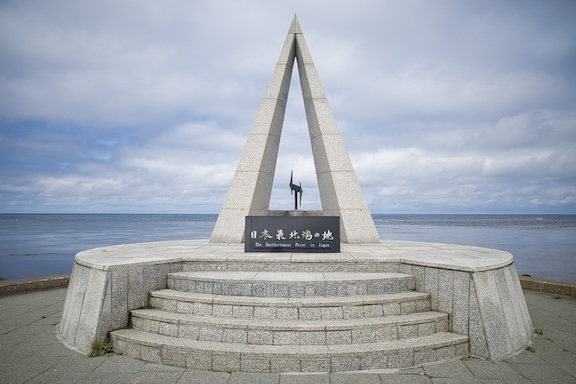
#> input picture soya.jpeg, 576 x 384 px
$ jupyter execute ans6.ipynb
#> lines starting #> are read from the running program, lines starting #| are printed output that depends on the picture
### 演習1
- iTossにあるsoya.jpegに対して，ルックアップテーブルを作成し，以下の画像変換を行いなさい（グレースケール画像で読み込んで変換を行うこと）
1. ネガポジ変換

[cell 1]
import numpy as np
import cv2
import matplotlib.pyplot as plt

# 画像読み込み
image = cv2.imread('soya.jpeg')
#> image is the input picture: shape (384, 576, 3); mean B, G, R 175.6, 165.4, 158.7
image = cv2.cvtColor(image, cv2.COLOR_BGR2GRAY) # BGR → グレー
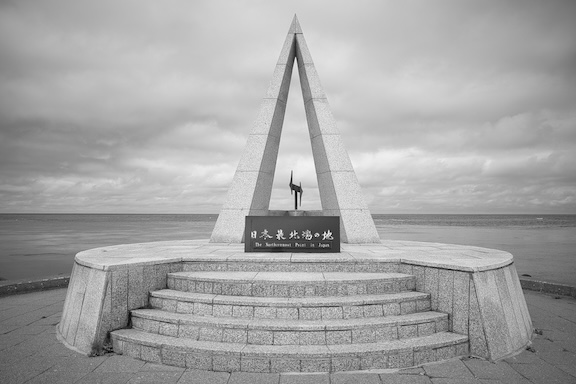
#> image: shape (384, 576); min 0, max 251, mean 164.6

# ルックアップテーブルを作成する
# ネガポジ変換
before_pixel_value = np.arange(256) # 変換前
after_pixel_value = 255 - before_pixel_value # 変換後
after_pixel_value = after_pixel_value.astype(np.uint8)

# 画像変換を行う
after_image = cv2.LUT(image, after_pixel_value)
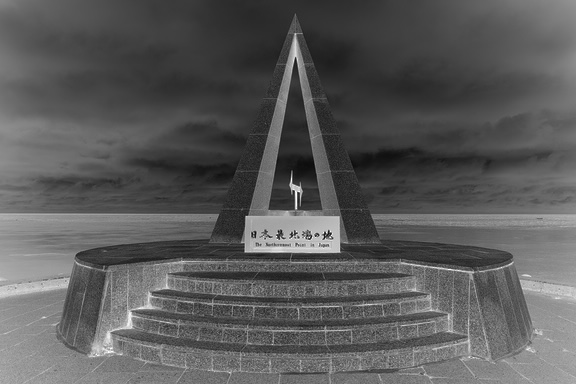
#> after_image: shape (384, 576); min 4, max 255, mean 90.4

# 画像表示
plt.imshow(after_image)
plt.gray()
plt.show()

2. ガンマ変換（γ = 1.5）

[cell 2]
import numpy as np
import cv2
import matplotlib.pyplot as plt

# 画像読み込み
image = cv2.imread('soya.jpeg')
image = cv2.cvtColor(image, cv2.COLOR_BGR2GRAY) # BGR → グレー

# ルックアップテーブルを作成する
gamma = 1.5
before_pixel_value = np.arange(256)
after_pixel_value = 255 * (before_pixel_value / 255) ** (1 / gamma)
after_pixel_value = after_pixel_value.astype(np.uint8)

# 画像変換を行う
after_image = cv2.LUT(image, after_pixel_value)
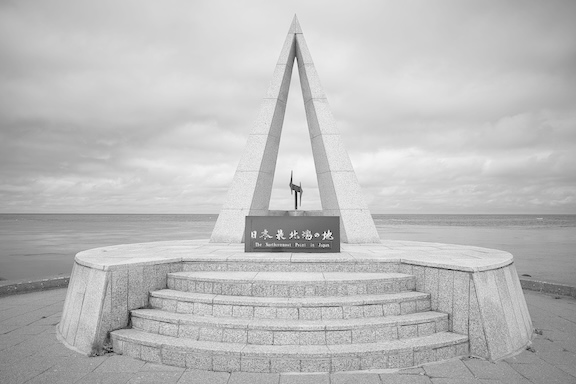
#> after_image: shape (384, 576); min 0, max 252, mean 188.8

# 画像表示
plt.imshow(after_image)
plt.gray()
plt.show()

3. ガンマ変換（γ = 0.3）

[cell 3]
import numpy as np
import cv2
import matplotlib.pyplot as plt

# 画像読み込み
image = cv2.imread('soya.jpeg')
image = cv2.cvtColor(image, cv2.COLOR_BGR2GRAY) # BGR → グレー

# ルックアップテーブルを作成する
gamma = 0.3
before_pixel_value = np.arange(256)
after_pixel_value = 255 * (before_pixel_value / 255) ** (1 / gamma)
after_pixel_value = after_pixel_value.astype(np.uint8)

# 画像変換を行う
after_image = cv2.LUT(image, after_pixel_value)
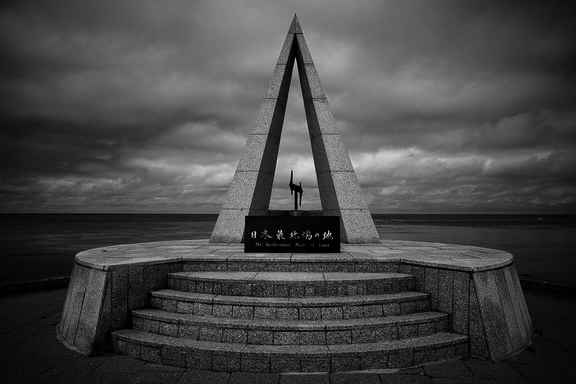
#> after_image: shape (384, 576); min 0, max 241, mean 69.7

# 画像表示
plt.imshow(after_image)
plt.gray()
plt.show()

4. 折れ線型トーンカーブ (a = 65, b = 190)

[cell 4]
import numpy as np
import cv2
import matplotlib.pyplot as plt

# 画像読み込み
image = cv2.imread('soya.jpeg')
image = cv2.cvtColor(image, cv2.COLOR_BGR2GRAY) # BGR → グレー

# ルックアップテーブルを作成する
a = 65
b = 190
before_pixel_value = np.arange(256)
after_pixel_value = 255 * (before_pixel_value - a) / (b - a)
after_pixel_value = np.clip(after_pixel_value, 0, 255)
after_pixel_value = after_pixel_value.astype(np.uint8)

# 画像変換を行う
after_image = cv2.LUT(image, after_pixel_value)
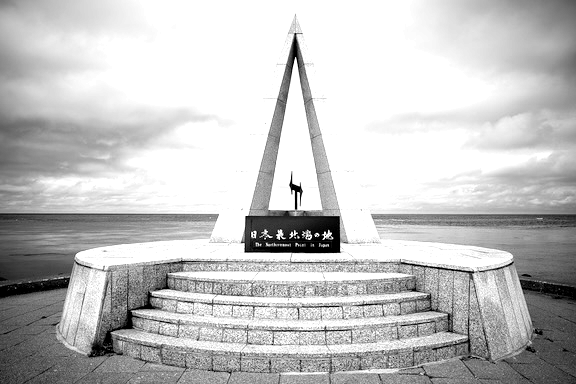
#> after_image: shape (384, 576); min 0, max 255, mean 194.4

# 画像表示
plt.imshow(after_image)
plt.gray()
plt.show()

5. ポスタリゼーション（8段階）

[cell 5]
import numpy as np
import cv2
import matplotlib.pyplot as plt

# 画像読み込み
image = cv2.imread('soya.jpeg')
image = cv2.cvtColor(image, cv2.COLOR_BGR2GRAY) # BGR → グレー

# ルックアップテーブルを作成する
level = 8 # 8段階
before_pixel_value = np.arange(256)
after_pixel_value = before_pixel_value // (256 / level) * 255 / (level - 1)
after_pixel_value = after_pixel_value.astype(np.uint8)

# 画像変換を行う
after_image = cv2.LUT(image, after_pixel_value)
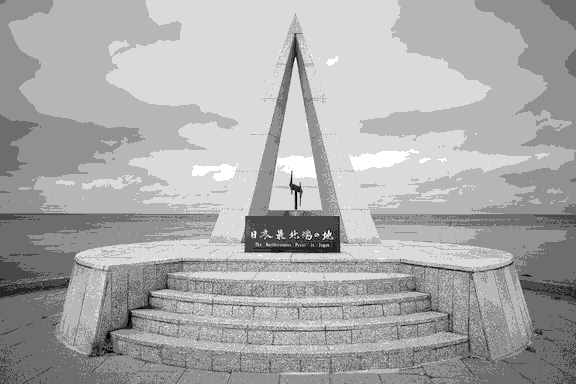
#> after_image: shape (384, 576); min 0, max 255, mean 169.6

# 画像表示
plt.imshow(after_image)
plt.gray()
plt.show()

### 演習2
- $a$以上$b$を指定し，画素値を$a$以上$b$以下で直線（1次関数）の関係で収まるように変換するためには，どのようにルックアップテーブルを作成するプログラムを書けば良いか答えなさい．（次回内容）
    - 例: $a = 50$, $b = 200$とすると，変換後の画素値が50〜200になる．

[cell 6]
# matplotlibでプロットする
import matplotlib.pyplot as plt

a = 50
b = 200
before_pixel_value = np.arange(256)
after_pixel_value = a + before_pixel_value / 255 * (b - a)
after_pixel_value = after_pixel_value.astype(np.uint8)

plt.plot(after_pixel_value)
plt.ylim(0, 255) # y軸を0から255でプロットする
plt.show()
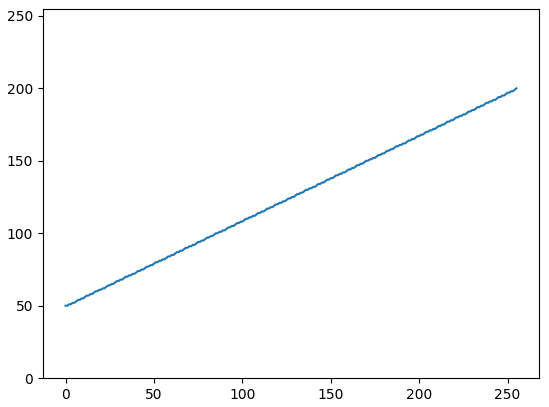
#> figure drawn by matplotlib, 1 panel; curve peaks at x = 255, y = 200
